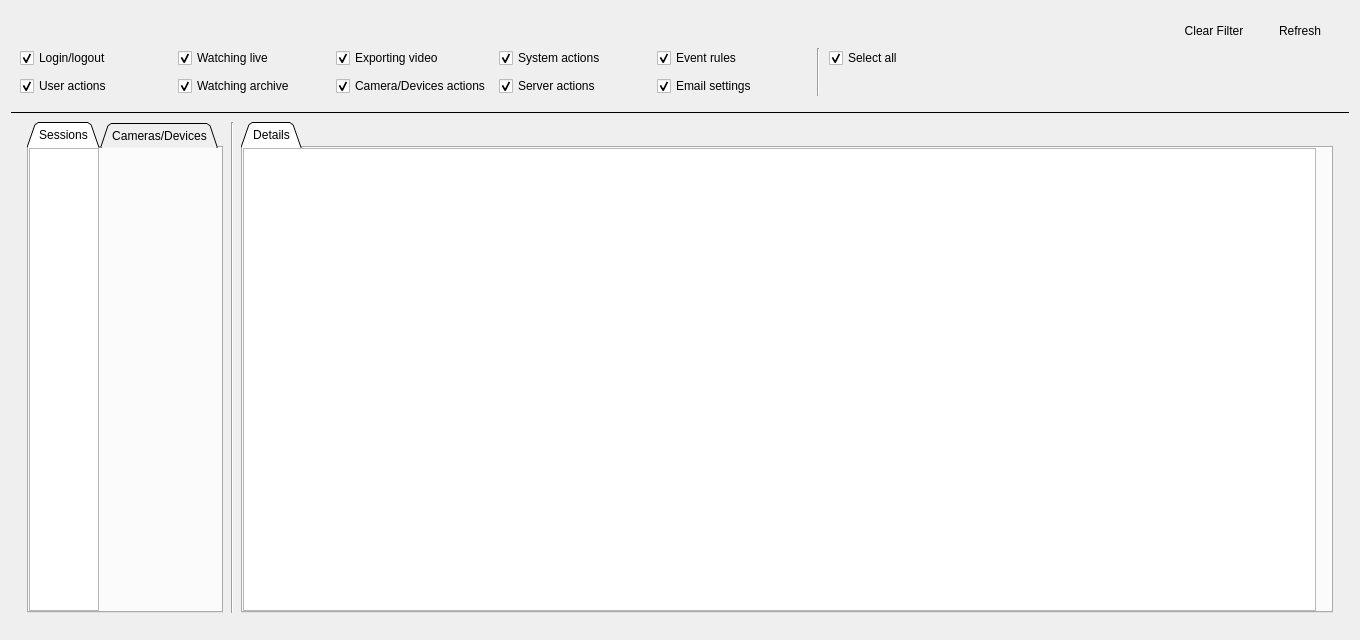
<?xml version="1.0" encoding="UTF-8"?>
<ui version="4.0">
 <class>AuditLogDialog</class>
 <widget class="QDialog" name="AuditLogDialog">
  <property name="geometry">
   <rect>
    <x>0</x>
    <y>0</y>
    <width>1360</width>
    <height>640</height>
   </rect>
  </property>
  <property name="minimumSize">
   <size>
    <width>1200</width>
    <height>0</height>
   </size>
  </property>
  <property name="windowTitle">
   <string>Audit Trail</string>
  </property>
  <layout class="QVBoxLayout" name="verticalLayout">
   <item>
    <widget class="nx::vms::client::desktop::Panel" name="panelWidget" native="true">
     <layout class="QGridLayout" name="gridLayout">
      <item row="0" column="0">
       <widget class="QnDateRangeWidget" name="dateRangeWidget" native="true"/>
      </item>
      <item row="0" column="1">
       <widget class="nx::vms::client::desktop::SearchLineEdit" name="filterLineEdit" native="true">
        <property name="sizePolicy">
         <sizepolicy hsizetype="Expanding" vsizetype="Preferred">
          <horstretch>0</horstretch>
          <verstretch>0</verstretch>
         </sizepolicy>
        </property>
       </widget>
      </item>
      <item row="0" column="2">
       <widget class="QPushButton" name="clearFilterButton">
        <property name="focusPolicy">
         <enum>Qt::TabFocus</enum>
        </property>
        <property name="text">
         <string>Clear Filter</string>
        </property>
        <property name="autoDefault">
         <bool>false</bool>
        </property>
        <property name="flat">
         <bool>true</bool>
        </property>
       </widget>
      </item>
      <item row="0" column="3">
       <widget class="QPushButton" name="refreshButton">
        <property name="focusPolicy">
         <enum>Qt::TabFocus</enum>
        </property>
        <property name="text">
         <string>Refresh</string>
        </property>
        <property name="autoDefault">
         <bool>false</bool>
        </property>
        <property name="flat">
         <bool>true</bool>
        </property>
       </widget>
      </item>
      <item row="1" column="0" colspan="4">
       <layout class="QHBoxLayout" name="horizontalLayout_3">
        <item>
         <layout class="QGridLayout" name="checkboxesLayout">
          <property name="spacing">
           <number>8</number>
          </property>
          <item row="1" column="0">
           <widget class="QCheckBox" name="checkBoxUsers">
            <property name="sizePolicy">
             <sizepolicy hsizetype="Minimum" vsizetype="Fixed">
              <horstretch>0</horstretch>
              <verstretch>0</verstretch>
             </sizepolicy>
            </property>
            <property name="minimumSize">
             <size>
              <width>150</width>
              <height>0</height>
             </size>
            </property>
            <property name="text">
             <string>User actions</string>
            </property>
            <property name="checked">
             <bool>true</bool>
            </property>
           </widget>
          </item>
          <item row="0" column="6">
           <widget class="QCheckBox" name="selectAllCheckBox">
            <property name="sizePolicy">
             <sizepolicy hsizetype="Minimum" vsizetype="Fixed">
              <horstretch>0</horstretch>
              <verstretch>0</verstretch>
             </sizepolicy>
            </property>
            <property name="text">
             <string>Select all</string>
            </property>
            <property name="checked">
             <bool>true</bool>
            </property>
           </widget>
          </item>
          <item row="1" column="3">
           <widget class="QCheckBox" name="checkBoxServers">
            <property name="sizePolicy">
             <sizepolicy hsizetype="Minimum" vsizetype="Fixed">
              <horstretch>0</horstretch>
              <verstretch>0</verstretch>
             </sizepolicy>
            </property>
            <property name="minimumSize">
             <size>
              <width>150</width>
              <height>0</height>
             </size>
            </property>
            <property name="text">
             <string>Server actions</string>
            </property>
            <property name="checked">
             <bool>true</bool>
            </property>
           </widget>
          </item>
          <item row="0" column="4">
           <widget class="QCheckBox" name="checkBoxBRules">
            <property name="sizePolicy">
             <sizepolicy hsizetype="Minimum" vsizetype="Fixed">
              <horstretch>0</horstretch>
              <verstretch>0</verstretch>
             </sizepolicy>
            </property>
            <property name="minimumSize">
             <size>
              <width>150</width>
              <height>0</height>
             </size>
            </property>
            <property name="text">
             <string>Event rules</string>
            </property>
            <property name="checked">
             <bool>true</bool>
            </property>
           </widget>
          </item>
          <item row="0" column="2">
           <widget class="QCheckBox" name="checkBoxExport">
            <property name="sizePolicy">
             <sizepolicy hsizetype="Minimum" vsizetype="Fixed">
              <horstretch>0</horstretch>
              <verstretch>0</verstretch>
             </sizepolicy>
            </property>
            <property name="minimumSize">
             <size>
              <width>150</width>
              <height>0</height>
             </size>
            </property>
            <property name="text">
             <string>Exporting video</string>
            </property>
            <property name="checked">
             <bool>true</bool>
            </property>
           </widget>
          </item>
          <item row="1" column="2">
           <widget class="QCheckBox" name="checkBoxCameras">
            <property name="sizePolicy">
             <sizepolicy hsizetype="Minimum" vsizetype="Fixed">
              <horstretch>0</horstretch>
              <verstretch>0</verstretch>
             </sizepolicy>
            </property>
            <property name="minimumSize">
             <size>
              <width>150</width>
              <height>0</height>
             </size>
            </property>
            <property name="text">
             <string notr="true">Camera/Devices actions</string>
            </property>
            <property name="checked">
             <bool>true</bool>
            </property>
           </widget>
          </item>
          <item row="0" column="3">
           <widget class="QCheckBox" name="checkBoxSystem">
            <property name="sizePolicy">
             <sizepolicy hsizetype="Minimum" vsizetype="Fixed">
              <horstretch>0</horstretch>
              <verstretch>0</verstretch>
             </sizepolicy>
            </property>
            <property name="minimumSize">
             <size>
              <width>150</width>
              <height>0</height>
             </size>
            </property>
            <property name="text">
             <string>System actions</string>
            </property>
            <property name="checked">
             <bool>true</bool>
            </property>
           </widget>
          </item>
          <item row="1" column="1">
           <widget class="QCheckBox" name="checkBoxArchive">
            <property name="sizePolicy">
             <sizepolicy hsizetype="Minimum" vsizetype="Fixed">
              <horstretch>0</horstretch>
              <verstretch>0</verstretch>
             </sizepolicy>
            </property>
            <property name="minimumSize">
             <size>
              <width>150</width>
              <height>0</height>
             </size>
            </property>
            <property name="text">
             <string>Watching archive</string>
            </property>
            <property name="checked">
             <bool>true</bool>
            </property>
           </widget>
          </item>
          <item row="0" column="1">
           <widget class="QCheckBox" name="checkBoxLive">
            <property name="sizePolicy">
             <sizepolicy hsizetype="Minimum" vsizetype="Fixed">
              <horstretch>0</horstretch>
              <verstretch>0</verstretch>
             </sizepolicy>
            </property>
            <property name="minimumSize">
             <size>
              <width>150</width>
              <height>0</height>
             </size>
            </property>
            <property name="text">
             <string>Watching live</string>
            </property>
            <property name="checked">
             <bool>true</bool>
            </property>
           </widget>
          </item>
          <item row="0" column="5" rowspan="2">
           <widget class="Line" name="verticalLine">
            <property name="minimumSize">
             <size>
              <width>6</width>
              <height>0</height>
             </size>
            </property>
            <property name="frameShadow">
             <enum>QFrame::Sunken</enum>
            </property>
            <property name="lineWidth">
             <number>1</number>
            </property>
            <property name="orientation">
             <enum>Qt::Vertical</enum>
            </property>
           </widget>
          </item>
          <item row="0" column="0">
           <widget class="QCheckBox" name="checkBoxLogin">
            <property name="sizePolicy">
             <sizepolicy hsizetype="Minimum" vsizetype="Fixed">
              <horstretch>0</horstretch>
              <verstretch>0</verstretch>
             </sizepolicy>
            </property>
            <property name="minimumSize">
             <size>
              <width>150</width>
              <height>0</height>
             </size>
            </property>
            <property name="text">
             <string>Login/logout</string>
            </property>
            <property name="checked">
             <bool>true</bool>
            </property>
           </widget>
          </item>
          <item row="1" column="4">
           <widget class="QCheckBox" name="checkBoxEmail">
            <property name="sizePolicy">
             <sizepolicy hsizetype="Minimum" vsizetype="Fixed">
              <horstretch>0</horstretch>
              <verstretch>0</verstretch>
             </sizepolicy>
            </property>
            <property name="minimumSize">
             <size>
              <width>150</width>
              <height>0</height>
             </size>
            </property>
            <property name="text">
             <string>Email settings</string>
            </property>
            <property name="checked">
             <bool>true</bool>
            </property>
           </widget>
          </item>
         </layout>
        </item>
        <item>
         <spacer name="horizontalSpacer">
          <property name="orientation">
           <enum>Qt::Horizontal</enum>
          </property>
          <property name="sizeHint" stdset="0">
           <size>
            <width>40</width>
            <height>20</height>
           </size>
          </property>
         </spacer>
        </item>
       </layout>
      </item>
     </layout>
    </widget>
   </item>
   <item>
    <widget class="Line" name="line">
     <property name="frameShadow">
      <enum>QFrame::Plain</enum>
     </property>
     <property name="orientation">
      <enum>Qt::Horizontal</enum>
     </property>
    </widget>
   </item>
   <item>
    <widget class="QStackedWidget" name="stackedWidget">
     <property name="sizePolicy">
      <sizepolicy hsizetype="Preferred" vsizetype="Preferred">
       <horstretch>0</horstretch>
       <verstretch>0</verstretch>
      </sizepolicy>
     </property>
     <property name="currentIndex">
      <number>0</number>
     </property>
     <widget class="QWidget" name="gridPage">
      <layout class="QHBoxLayout" name="horizontalLayout_2" stretch="0,0,0">
       <property name="leftMargin">
        <number>16</number>
       </property>
       <property name="topMargin">
        <number>2</number>
       </property>
       <property name="rightMargin">
        <number>16</number>
       </property>
       <property name="bottomMargin">
        <number>16</number>
       </property>
       <item>
        <widget class="QTabWidget" name="mainTabWidget">
         <property name="sizePolicy">
          <sizepolicy hsizetype="Fixed" vsizetype="Expanding">
           <horstretch>0</horstretch>
           <verstretch>0</verstretch>
          </sizepolicy>
         </property>
         <property name="tabShape">
          <enum>QTabWidget::Triangular</enum>
         </property>
         <property name="currentIndex">
          <number>0</number>
         </property>
         <widget class="QWidget" name="sessionsTab">
          <property name="sizePolicy">
           <sizepolicy hsizetype="Fixed" vsizetype="Preferred">
            <horstretch>0</horstretch>
            <verstretch>0</verstretch>
           </sizepolicy>
          </property>
          <attribute name="title">
           <string>Sessions</string>
          </attribute>
          <layout class="QVBoxLayout" name="sessionsTabLayout">
           <property name="spacing">
            <number>0</number>
           </property>
           <property name="leftMargin">
            <number>0</number>
           </property>
           <property name="topMargin">
            <number>0</number>
           </property>
           <property name="rightMargin">
            <number>11</number>
           </property>
           <property name="bottomMargin">
            <number>0</number>
           </property>
           <item>
            <widget class="nx::vms::client::desktop::CheckableTableView" name="gridMaster">
             <property name="sizePolicy">
              <sizepolicy hsizetype="Fixed" vsizetype="Expanding">
               <horstretch>0</horstretch>
               <verstretch>0</verstretch>
              </sizepolicy>
             </property>
             <property name="mouseTracking">
              <bool>true</bool>
             </property>
             <property name="contextMenuPolicy">
              <enum>Qt::CustomContextMenu</enum>
             </property>
             <property name="verticalScrollBarPolicy">
              <enum>Qt::ScrollBarAsNeeded</enum>
             </property>
             <property name="horizontalScrollBarPolicy">
              <enum>Qt::ScrollBarAlwaysOff</enum>
             </property>
             <property name="sizeAdjustPolicy">
              <enum>QAbstractScrollArea::AdjustToContents</enum>
             </property>
             <property name="alternatingRowColors">
              <bool>true</bool>
             </property>
             <property name="selectionBehavior">
              <enum>QAbstractItemView::SelectRows</enum>
             </property>
             <property name="showGrid">
              <bool>false</bool>
             </property>
             <property name="sortingEnabled">
              <bool>true</bool>
             </property>
             <attribute name="verticalHeaderVisible">
              <bool>false</bool>
             </attribute>
            </widget>
           </item>
          </layout>
         </widget>
         <widget class="QWidget" name="camerasTab">
          <property name="sizePolicy">
           <sizepolicy hsizetype="Fixed" vsizetype="Preferred">
            <horstretch>0</horstretch>
            <verstretch>0</verstretch>
           </sizepolicy>
          </property>
          <attribute name="title">
           <string notr="true">Cameras/Devices</string>
          </attribute>
          <layout class="QVBoxLayout" name="camerasTabLayout">
           <property name="spacing">
            <number>0</number>
           </property>
           <property name="leftMargin">
            <number>0</number>
           </property>
           <property name="topMargin">
            <number>0</number>
           </property>
           <property name="rightMargin">
            <number>11</number>
           </property>
           <property name="bottomMargin">
            <number>0</number>
           </property>
           <item>
            <widget class="nx::vms::client::desktop::CheckableTableView" name="gridCameras">
             <property name="sizePolicy">
              <sizepolicy hsizetype="Fixed" vsizetype="Expanding">
               <horstretch>0</horstretch>
               <verstretch>0</verstretch>
              </sizepolicy>
             </property>
             <property name="mouseTracking">
              <bool>true</bool>
             </property>
             <property name="contextMenuPolicy">
              <enum>Qt::CustomContextMenu</enum>
             </property>
             <property name="verticalScrollBarPolicy">
              <enum>Qt::ScrollBarAsNeeded</enum>
             </property>
             <property name="horizontalScrollBarPolicy">
              <enum>Qt::ScrollBarAlwaysOff</enum>
             </property>
             <property name="sizeAdjustPolicy">
              <enum>QAbstractScrollArea::AdjustToContents</enum>
             </property>
             <property name="editTriggers">
              <set>QAbstractItemView::NoEditTriggers</set>
             </property>
             <property name="tabKeyNavigation">
              <bool>true</bool>
             </property>
             <property name="showDropIndicator" stdset="0">
              <bool>true</bool>
             </property>
             <property name="alternatingRowColors">
              <bool>true</bool>
             </property>
             <property name="selectionBehavior">
              <enum>QAbstractItemView::SelectRows</enum>
             </property>
             <property name="showGrid">
              <bool>false</bool>
             </property>
             <property name="sortingEnabled">
              <bool>true</bool>
             </property>
             <attribute name="verticalHeaderVisible">
              <bool>false</bool>
             </attribute>
            </widget>
           </item>
          </layout>
         </widget>
        </widget>
       </item>
       <item>
        <widget class="Line" name="verticalLine_2">
         <property name="minimumSize">
          <size>
           <width>6</width>
           <height>0</height>
          </size>
         </property>
         <property name="frameShadow">
          <enum>QFrame::Sunken</enum>
         </property>
         <property name="lineWidth">
          <number>1</number>
         </property>
         <property name="orientation">
          <enum>Qt::Vertical</enum>
         </property>
        </widget>
       </item>
       <item>
        <widget class="QTabWidget" name="detailsTabWidget">
         <property name="sizePolicy">
          <sizepolicy hsizetype="Preferred" vsizetype="Expanding">
           <horstretch>0</horstretch>
           <verstretch>0</verstretch>
          </sizepolicy>
         </property>
         <property name="tabShape">
          <enum>QTabWidget::Triangular</enum>
         </property>
         <property name="currentIndex">
          <number>0</number>
         </property>
         <widget class="QWidget" name="detailsTab">
          <attribute name="title">
           <string>Details</string>
          </attribute>
          <layout class="QVBoxLayout" name="detailsTabLayout">
           <property name="spacing">
            <number>0</number>
           </property>
           <property name="leftMargin">
            <number>0</number>
           </property>
           <property name="topMargin">
            <number>0</number>
           </property>
           <property name="rightMargin">
            <number>15</number>
           </property>
           <property name="bottomMargin">
            <number>0</number>
           </property>
           <item>
            <widget class="nx::vms::client::desktop::TableView" name="gridDetails">
             <property name="sizePolicy">
              <sizepolicy hsizetype="Minimum" vsizetype="Expanding">
               <horstretch>0</horstretch>
               <verstretch>0</verstretch>
              </sizepolicy>
             </property>
             <property name="contextMenuPolicy">
              <enum>Qt::CustomContextMenu</enum>
             </property>
             <property name="horizontalScrollBarPolicy">
              <enum>Qt::ScrollBarAlwaysOff</enum>
             </property>
             <property name="selectionBehavior">
              <enum>QAbstractItemView::SelectRows</enum>
             </property>
             <property name="showGrid">
              <bool>false</bool>
             </property>
             <attribute name="verticalHeaderVisible">
              <bool>false</bool>
             </attribute>
            </widget>
           </item>
          </layout>
         </widget>
        </widget>
       </item>
      </layout>
     </widget>
     <widget class="QWidget" name="warnPage">
      <layout class="QVBoxLayout" name="verticalLayout_2">
       <property name="leftMargin">
        <number>16</number>
       </property>
       <property name="topMargin">
        <number>16</number>
       </property>
       <property name="rightMargin">
        <number>16</number>
       </property>
       <property name="bottomMargin">
        <number>16</number>
       </property>
       <item>
        <widget class="QLabel" name="warningLabel">
         <property name="text">
          <string>All servers are offline. Audit data is not available.</string>
         </property>
         <property name="alignment">
          <set>Qt::AlignCenter</set>
         </property>
        </widget>
       </item>
      </layout>
     </widget>
     <widget class="QWidget" name="progressPage">
      <layout class="QVBoxLayout" name="verticalLayout_3">
       <item>
        <layout class="QHBoxLayout" name="horizontalLayout">
         <item>
          <widget class="QProgressBar" name="loadingProgressBar">
           <property name="sizePolicy">
            <sizepolicy hsizetype="Fixed" vsizetype="Fixed">
             <horstretch>0</horstretch>
             <verstretch>0</verstretch>
            </sizepolicy>
           </property>
           <property name="minimumSize">
            <size>
             <width>240</width>
             <height>0</height>
            </size>
           </property>
           <property name="maximum">
            <number>0</number>
           </property>
           <property name="value">
            <number>-1</number>
           </property>
          </widget>
         </item>
        </layout>
       </item>
      </layout>
     </widget>
    </widget>
   </item>
  </layout>
 </widget>
 <customwidgets>
  <customwidget>
   <class>nx::vms::client::desktop::TableView</class>
   <extends>QTableView</extends>
   <header location="global">nx/vms/client/desktop/common/widgets/table_view.h</header>
  </customwidget>
  <customwidget>
   <class>nx::vms::client::desktop::SearchLineEdit</class>
   <extends>QWidget</extends>
   <header location="global">nx/vms/client/desktop/common/widgets/search_line_edit.h</header>
   <container>1</container>
  </customwidget>
  <customwidget>
   <class>nx::vms::client::desktop::Panel</class>
   <extends>QWidget</extends>
   <header location="global">nx/vms/client/desktop/common/widgets/panel.h</header>
   <container>1</container>
  </customwidget>
  <customwidget>
   <class>QnDateRangeWidget</class>
   <extends>QWidget</extends>
   <header location="global">ui/widgets/common/date_range_widget.h</header>
   <container>1</container>
  </customwidget>
  <customwidget>
   <class>nx::vms::client::desktop::CheckableTableView</class>
   <extends>QTableView</extends>
   <header location="global">nx/vms/client/desktop/common/widgets/checkable_table_view.h</header>
  </customwidget>
 </customwidgets>
 <tabstops>
  <tabstop>checkBoxLogin</tabstop>
  <tabstop>checkBoxLive</tabstop>
  <tabstop>checkBoxExport</tabstop>
  <tabstop>checkBoxSystem</tabstop>
  <tabstop>checkBoxBRules</tabstop>
  <tabstop>selectAllCheckBox</tabstop>
  <tabstop>checkBoxUsers</tabstop>
  <tabstop>checkBoxArchive</tabstop>
  <tabstop>checkBoxCameras</tabstop>
  <tabstop>checkBoxServers</tabstop>
  <tabstop>checkBoxEmail</tabstop>
  <tabstop>mainTabWidget</tabstop>
  <tabstop>gridMaster</tabstop>
  <tabstop>detailsTabWidget</tabstop>
  <tabstop>gridDetails</tabstop>
  <tabstop>gridCameras</tabstop>
 </tabstops>
 <resources/>
 <connections/>
</ui>
